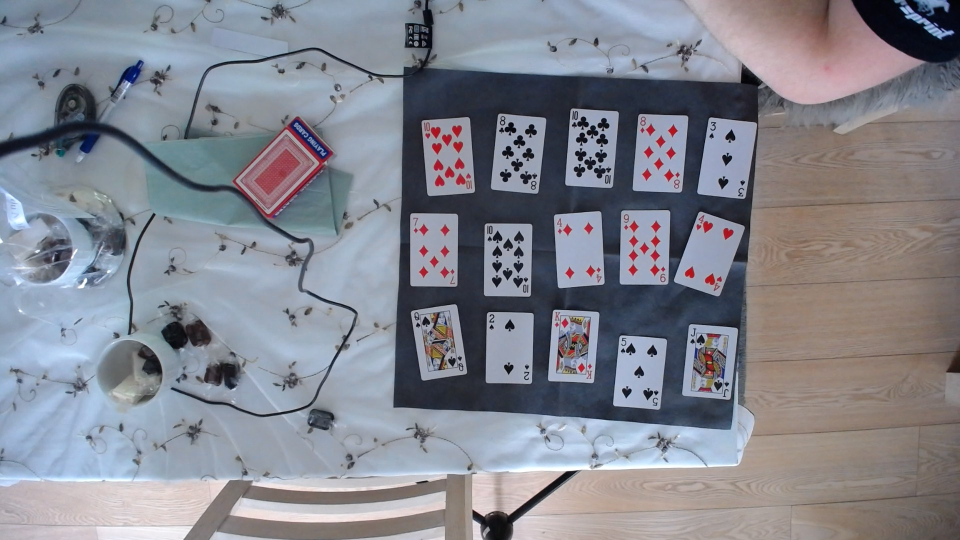
#> input picture OpenCV-Playing-Card-Detector-master/test.jpg, 1920 x 1080 px, given in place of the camera (shown at 1/2 size)
$ python CardDetector.py
#> lines starting #> are read from the running program, lines starting #| are printed output that depends on the picture; after the words box and inside, x2 and y2 are one past the last pixel; in counts of white or black regions, pixels touching at a corner belong together
### OpenCV-Playing-Card-Detector-master/VideoStream.py
############## Camera video stream creator ###############
#
# Author: Evan Juras  (heavily copying from Adrian Rosebrock)
# Date: 1/12/18
# Description: Defines the VideoStream object, which controls
# acquisition of frames from a PiCamera or USB camera. The object uses
# multi-threading to aquire camera frames in a separate thread from the main
# program. This allows the main thread to grab the most recent camera frame
# without having to take it directly from the camera feed, reducing I/O time,
# which slightly improves framerate.
#
# When using this with a USB Camera on a desktop or laptop, the framerate tends
# to be too fast. The Card Detector program still works, but it is intended
# for the lower processing power of the Raspberry Pi.
#
# See the following web pages for a full explanation of the source code:
# https://www.pyimagesearch.com/2015/12/28/increasing-raspberry-pi-fps-with-python-and-opencv/
# https://www.pyimagesearch.com/2015/12/21/increasing-webcam-fps-with-python-and-opencv/

# Import the necessary packages
from threading import Thread
import cv2


class VideoStream:
    """Camera object"""
    def __init__(self, resolution=(1920,1080),framerate=30,PiOrUSB=2,src=1):

        # Create a variable to indicate if it's a USB camera or PiCamera.
        # PiOrUSB = 1 will use PiCamera. PiOrUSB = 2 will use USB camera.
#> called with resolution = (1920, 1080), framerate = 10, PiOrUSB = 2, src = 0
        self.PiOrUSB = PiOrUSB

        if self.PiOrUSB == 1: # PiCamera
            # Import packages from picamera library
            from picamera.array import PiRGBArray
            from picamera import PiCamera

            # Initialize the PiCamera and the camera image stream
            self.camera = PiCamera()
            self.camera.resolution = resolution
            self.camera.framerate = framerate
            self.rawCapture = PiRGBArray(self.camera,size=resolution)
            self.stream = self.camera.capture_continuous(
                self.rawCapture, format = "bgr", use_video_port = True)

            # Initialize variable to store the camera frame
            self.frame = []

        if self.PiOrUSB == 2: # USB camera
            # Initialize the USB camera and the camera image stream
            self.stream = cv2.VideoCapture(src)
            ret = self.stream.set(3,resolution[0])
            ret = self.stream.set(4,resolution[1])
            #ret = self.stream.set(5,framerate) #Doesn't seem to do anything so it's commented out

            # Read first frame from the stream
            (self.grabbed, self.frame) = self.stream.read()
#> self.frame is the input picture: shape (1080, 1920, 3); mean B, G, R 142.6, 133.1, 131

	# Create a variable to control when the camera is stopped
        self.stopped = False

    def start(self):
	# Start the thread to read frames from the video stream
        Thread(target=self.update,args=()).start()
        return self

    def update(self):

        if self.PiOrUSB == 1: # PiCamera

            # Keep looping indefinitely until the thread is stopped
            for f in self.stream:
                # Grab the frame from the stream and clear the stream
                # in preparation for the next frame
                self.frame = f.array
                self.rawCapture.truncate(0)

                if self.stopped:
                    # Close camera resources
                    self.stream.close()
                    self.rawCapture.close()
                    self.camera.close()

        if self.PiOrUSB == 2: # USB camera

            # Keep looping indefinitely until the thread is stopped
            while True:
                # If the camera is stopped, stop the thread
                if self.stopped:
                    # Close camera resources
                    self.stream.release()
                    return

                # Otherwise, grab the next frame from the stream
                (self.grabbed, self.frame) = self.stream.read()

    def read(self):
		# Return the most recent frame
        return self.frame

    def stop(self):
		# Indicate that the camera and thread should be stopped
        self.stopped = True

### OpenCV-Playing-Card-Detector-master/Cards.py
############## Playing Card Detector Functions ###############
#
# Author: Evan Juras
# Date: 9/5/17
# Description: Functions and classes for CardDetector.py that perform
# various steps of the card detection algorithm


# Import necessary packages
import numpy as np
import cv2
import time

### Constants ###

# Adaptive threshold levels
BKG_THRESH = 60
CARD_THRESH = 30

# Width and height of card corner, where rank and suit are
CORNER_WIDTH = 32
CORNER_HEIGHT = 84

# Dimensions of rank train images
RANK_WIDTH = 70
RANK_HEIGHT = 105

# Dimensions of suit train images
SUIT_WIDTH = 70
SUIT_HEIGHT = 100

RANK_DIFF_MAX = 2000
SUIT_DIFF_MAX = 700

CARD_MAX_AREA = 120000
CARD_MIN_AREA = 25000

font = cv2.FONT_HERSHEY_SIMPLEX

### Structures to hold query card and train card information ###

class Query_card:
    """Structure to store information about query cards in the camera image."""

    # [12 lines left out: function __init__, not called in this run]

class Train_ranks:
    """Structure to store information about train rank images."""

    def __init__(self):
        self.img = [] # Thresholded, sized rank image loaded from hard drive
        self.name = "Placeholder"

class Train_suits:
    """Structure to store information about train suit images."""

    def __init__(self):
        self.img = [] # Thresholded, sized suit image loaded from hard drive
        self.name = "Placeholder"

### Functions ###
def load_ranks(filepath):
    """Loads rank images from directory specified by filepath. Stores
    them in a list of Train_ranks objects."""

    train_ranks = []
    i = 0

    for Rank in ['Ace','Two','Three','Four','Five','Six','Seven',
                 'Eight','Nine','Ten','Jack','Queen','King']:
        train_ranks.append(Train_ranks())
        train_ranks[i].name = Rank
        filename = Rank + '.jpg'
        train_ranks[i].img = cv2.imread(filepath+filename, cv2.IMREAD_GRAYSCALE)
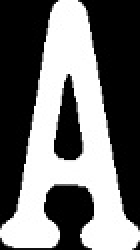
#> input picture OpenCV-Playing-Card-Detector-master/Card_Imgs.backup/Ace.jpg, 70 x 125 px, found by its file name (shown 2 times larger)
        i = i + 1
#> i = 1

    return train_ranks

def load_suits(filepath):
    """Loads suit images from directory specified by filepath. Stores
    them in a list of Train_suits objects."""

    train_suits = []
    i = 0

    for Suit in ['Spades','Diamonds','Clubs','Hearts']:
        train_suits.append(Train_suits())
        train_suits[i].name = Suit
        filename = Suit + '.jpg'
        train_suits[i].img = cv2.imread(filepath+filename, cv2.IMREAD_GRAYSCALE)
        i = i + 1
#> i = 1

    return train_suits

def preprocess_image(image):
    """Returns a grayed, blurred, and adaptively thresholded camera image."""

    #image = cv2.imread('C:\\Users\\MLN\\Desktop\\CDIO\\CDIO2020Corona\\OpenCV-Playing-Card-Detector-master\\test.jpg', cv2.IMREAD_COLOR)
    #print(image)
    gray = cv2.cvtColor(image,cv2.COLOR_BGR2GRAY)
    blur = cv2.GaussianBlur(gray,(5,5),0)

    # The best threshold level depends on the ambient lighting conditions.
    # For bright lighting, a high threshold must be used to isolate the cards
    # from the background. For dim lighting, a low threshold must be used.
    # To make the card detector independent of lighting conditions, the
    # following adaptive threshold method is used.
    #
    # A background pixel in the center top of the image is sampled to determine
    # its intensity. The adaptive threshold is set at 50 (THRESH_ADDER) higher
    # than that. This allows the threshold to adapt to the lighting conditions.
    img_w, img_h = np.shape(image)[:2]
    bkg_level = gray[int(img_h/100)][int(img_w/2)]
    thresh_level = bkg_level + BKG_THRESH

    retval, thresh = cv2.threshold(blur,thresh_level,255,cv2.THRESH_BINARY)

    return thresh

def find_cards(thresh_image):
    """Finds all card-sized contours in a thresholded camera image.
    Returns the number of cards, and a list of card contours sorted
    from largest to smallest."""

    # Find contours and sort their indices by contour size
    cnts, hier = cv2.findContours(thresh_image, cv2.RETR_TREE, cv2.CHAIN_APPROX_SIMPLE)
    index_sort = sorted(range(len(cnts)), key=lambda i : cv2.contourArea(cnts[i]),reverse=True)

    # If there are no contours, do nothing
    if len(cnts) == 0:
        return [], []

    # Otherwise, initialize empty sorted contour and hierarchy lists
    cnts_sort = []
    hier_sort = []
    cnt_is_card = np.zeros(len(cnts),dtype=int)

    # Fill empty lists with sorted contour and sorted hierarchy. Now,
    # the indices of the contour list still correspond with those of
    # the hierarchy list. The hierarchy array can be used to check if
    # the contours have parents or not.
    for i in index_sort:
        cnts_sort.append(cnts[i])
        hier_sort.append(hier[0][i])

    # Determine which of the contours are cards by applying the
    # following criteria: 1) Smaller area than the maximum card size,
    # 2), bigger area than the minimum card size, 3) have no parents,
    # and 4) have four corners

    for i in range(len(cnts_sort)):
        size = cv2.contourArea(cnts_sort[i])
        peri = cv2.arcLength(cnts_sort[i],True)
        approx = cv2.approxPolyDP(cnts_sort[i],0.01*peri,True)

        if ((size < CARD_MAX_AREA) and (size > CARD_MIN_AREA)
            and (hier_sort[i][3] == -1) and (len(approx) == 4)):
            cnt_is_card[i] = 1

    return cnts_sort, cnt_is_card

# [229 lines left out: functions preprocess_card, match_card, draw_results, flattener, not called in this run]

### OpenCV-Playing-Card-Detector-master/CardDetector.py
############## Python-OpenCV Playing Card Detector ###############
#
# Author: Evan Juras
# Date: 9/5/17
# Description: Python script to detect and identify playing cards
# from a PiCamera video feed.
#

# Import necessary packages
import cv2
import numpy as np
import time
import os
import Cards
import VideoStream


### ---- INITIALIZATION ---- ###
# Define constants and initialize variables

## Camera settings
IM_WIDTH = 1920
IM_HEIGHT = 1080
FRAME_RATE = 10

## Initialize calculated frame rate because it's calculated AFTER the first time it's displayed
frame_rate_calc = 1
freq = cv2.getTickFrequency()

## Define font to use
font = cv2.FONT_HERSHEY_SIMPLEX

# Initialize camera object and video feed from the camera. The video stream is set up
# as a seperate thread that constantly grabs frames from the camera feed.
# See VideoStream.py for VideoStream class definition
## IF USING USB CAMERA INSTEAD OF PICAMERA,
## CHANGE THE THIRD ARGUMENT FROM 1 TO 2 IN THE FOLLOWING LINE:
videostream = VideoStream.VideoStream((IM_WIDTH,IM_HEIGHT),FRAME_RATE,2,0).start()
time.sleep(1) # Give the camera time to warm up

# Load the train rank and suit images
path = os.path.dirname(os.path.abspath(__file__))
train_ranks = Cards.load_ranks( path + '/Card_Imgs/')
train_suits = Cards.load_suits( path + '/Card_Imgs/')
#> train_suits = 4 items


### ---- MAIN LOOP ---- ###
# The main loop repeatedly grabs frames from the video stream
# and processes them to find and identify playing cards.

cam_quit = 0 # Loop control variable

# Begin capturing frames
while cam_quit == 0:

    # Grab frame from video stream
    image = videostream.read()

    # Start timer (for calculating frame rate)
    t1 = cv2.getTickCount()

    # Pre-process camera image (gray, blur, and threshold it)
    pre_proc = Cards.preprocess_image(image)
#> in preprocess_image, `gray = cv2.cvtColor(image,cv2.COLOR_BGR2GRAY)`:
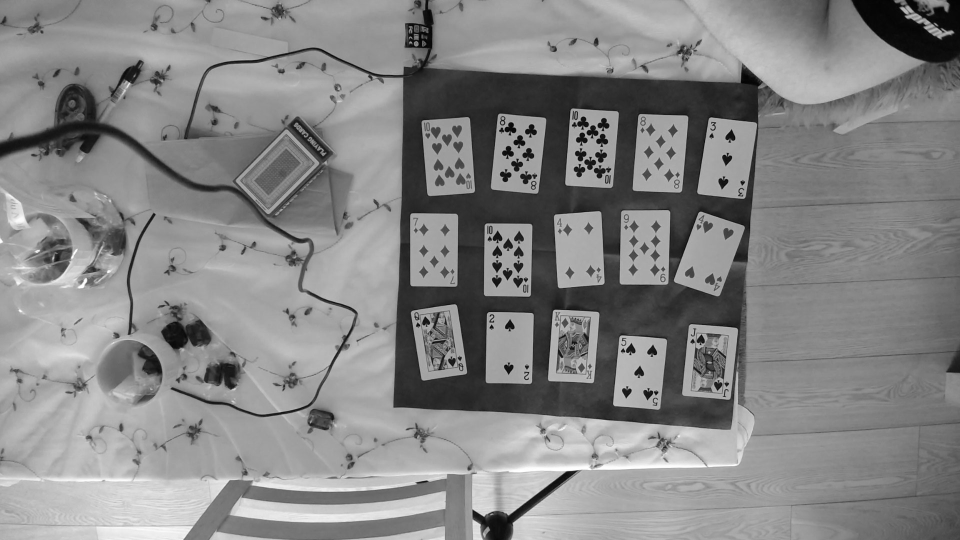
#> gray: shape (1080, 1920) (shown at 1/2 size); min 0, max 255, mean 133.6
#> in preprocess_image, `bkg_level = gray[int(img_h/100)][int(img_w/2)]`: bkg_level = 137
#> in preprocess_image, `thresh_level = bkg_level + BKG_THRESH`: thresh_level = 197
#> in preprocess_image, `retval, thresh = cv2.threshold(blur,thresh_level,255,cv2.THRESH_BINARY)`:
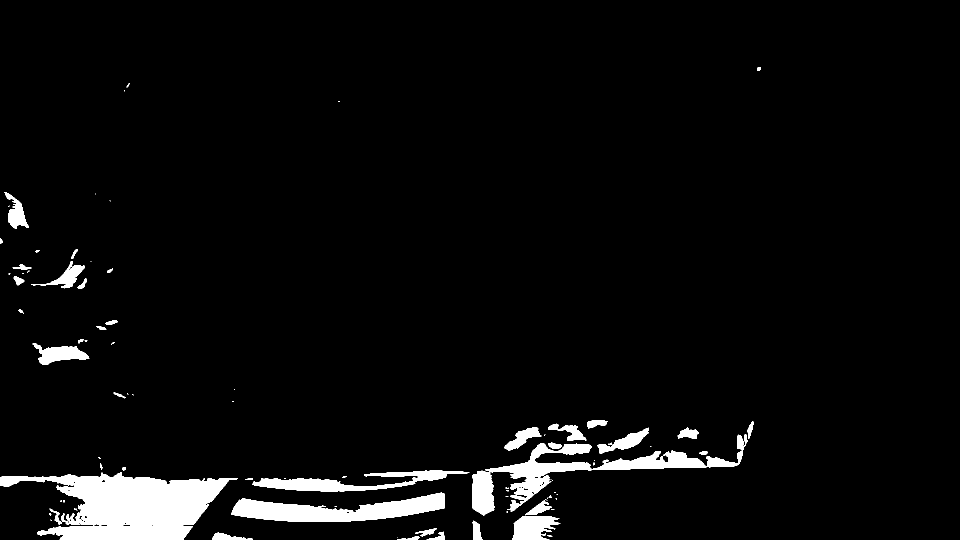
#> thresh: shape (1080, 1920) (shown at 1/2 size); 4.5% white; 86 white regions (43 under 20 px)

    # Find and sort the contours of all cards in the image (query cards)
    cnts_sort, cnt_is_card = Cards.find_cards(pre_proc)
#> in find_cards, `cnts, hier = cv2.findContours(thresh_image, cv2.RETR_TREE, cv2.CHAIN_A..`: cnts = 117 contours, 69 with area under 20; largest, box (x1, y1, x2, y2) and area: (0, 944, 476, 1080) 34999, (462, 985, 890, 1044) 12688, (970, 886, 1414, 1024) 12053, (505, 941, 939, 983) 6214, (945, 941, 990, 1031) 3132
#> in find_cards, `index_sort = sorted(range(len(cnts)), key=lambda i : cv2.contourArea(c..`: index_sort = 117 values, max 116 at index 38, min 0 at index 105, mean 58
#> in find_cards, `cnt_is_card = np.zeros(len(cnts),dtype=int)`: cnt_is_card = 117 values from 0 to 0
#> the loop in find_cards, `for i in index_sort:` made 117 passes
#> i on passes 1 to 12: 37, 23, 66, 57, 55, 8, 89, 79, 104, 111, 80, 77
#> after the loop in find_cards, `for i in index_sort:`: cnts_sort has the same summary as cnts
#> the loop in find_cards, `for i in range(len(cnts_sort)):` made 117 passes
#> (size, peri) on passes 1 to 12: (34999, 1905.3), (12688.5, 1007.3), (12053, 1839.7), (6214.5, 1180.4), (3132.5, 258.9), (3092, 414.7), (2387, 310.1), (1732.5, 299.7), (1432, 337.1), (1429.5, 268.7), (1315.5, 210.9), (1302.5, 363.4)
#> cnts_sort has the same summary as cnts in find_cards; cnt_is_card = 117 values from 0 to 0

    # If there are no contours, do nothing
    if len(cnts_sort) != 0:

        # Initialize a new "cards" list to assign the card objects.
        # k indexes the newly made array of cards.
        cards = []
        k = 0

        # For each contour detected:
        for i in range(len(cnts_sort)):
            if (cnt_is_card[i] == 1):

                # Create a card object from the contour and append it to the list of cards.
                # preprocess_card function takes the card contour and contour and
                # determines the cards properties (corner points, etc). It generates a
                # flattened 200x300 image of the card, and isolates the card's
                # suit and rank from the image.
                cards.append(Cards.preprocess_card(cnts_sort[i],image))

                # Find the best rank and suit match for the card.
                cards[k].best_rank_match,cards[k].best_suit_match,cards[k].rank_diff,cards[k].suit_diff = Cards.match_card(cards[k],train_ranks,train_suits)

                # Draw center point and match result on the image.
                image = Cards.draw_results(image, cards[k])
                k = k + 1
#> this loop made 117 passes

        # Draw card contours on image (have to do contours all at once or
        # they do not show up properly for some reason)
        if (len(cards) != 0):
            temp_cnts = []
            for i in range(len(cards)):
                temp_cnts.append(cards[i].contour)
            cv2.drawContours(image,temp_cnts, -1, (255,0,0), 2)

    #time.sleep(0.2)
    # Draw framerate in the corner of the image. Framerate is calculated at the end of the main loop,
    # so the first time this runs, framerate will be shown as 0.
    cv2.putText(image,"FPS: "+str(int(frame_rate_calc)),(10,26),font,0.7,(255,0,255),2,cv2.LINE_AA)
#> image: shape (1080, 1920, 3); 0.04% of pixels changed, all inside (x1, y1, x2, y2) = (10, 9, 81, 29)

    # Finally, display the image with the identified cards!
    dim = (1280, 720)
    image2 = cv2.resize(image, dim, interpolation = cv2.INTER_AREA)
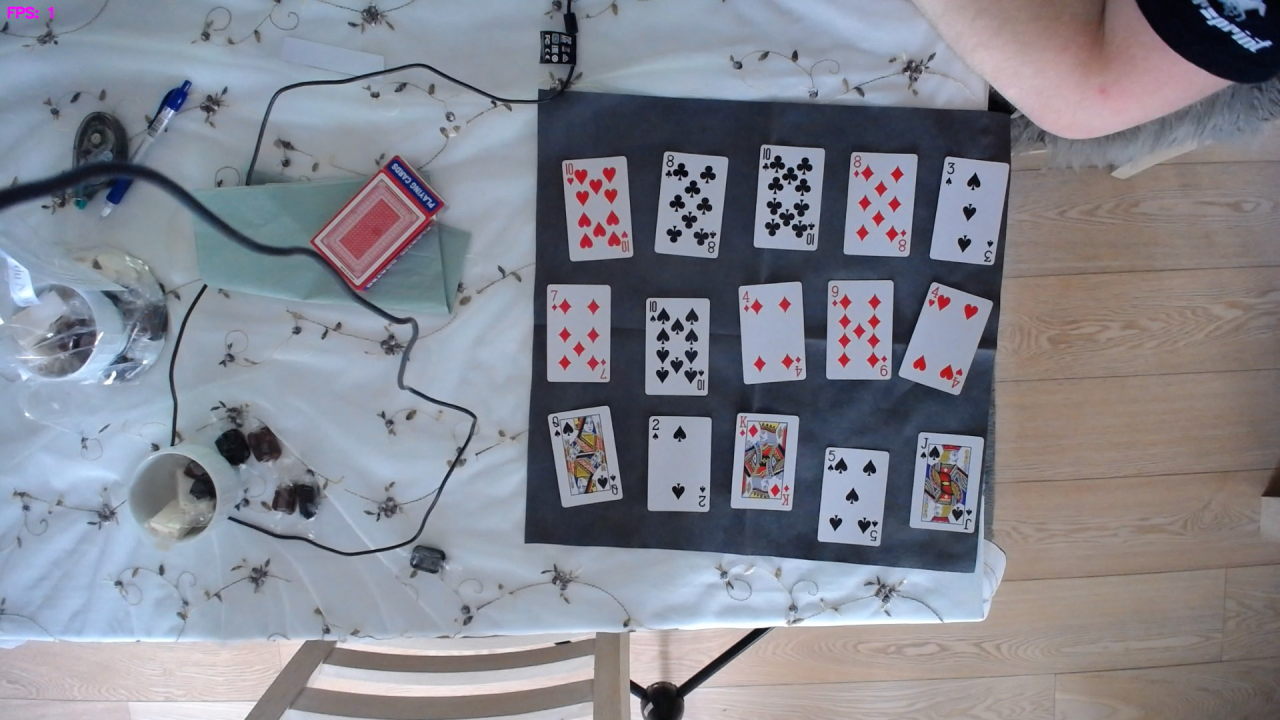
#> image2: shape (720, 1280, 3); mean B, G, R 142.6, 133.1, 131
    cv2.imshow("Card Detector",image2)

    # Calculate framerate
    t2 = cv2.getTickCount()
    time1 = (t2-t1)/freq
    frame_rate_calc = 1/time1

    # Poll the keyboard. If 'q' is pressed, exit the main loop.
    key = cv2.waitKey(1) & 0xFF
#> (key q is pressed here)
    if key == ord("q"):
        cam_quit = 1


# Close all windows and close the PiCamera video stream.
cv2.destroyAllWindows()
videostream.stop()
